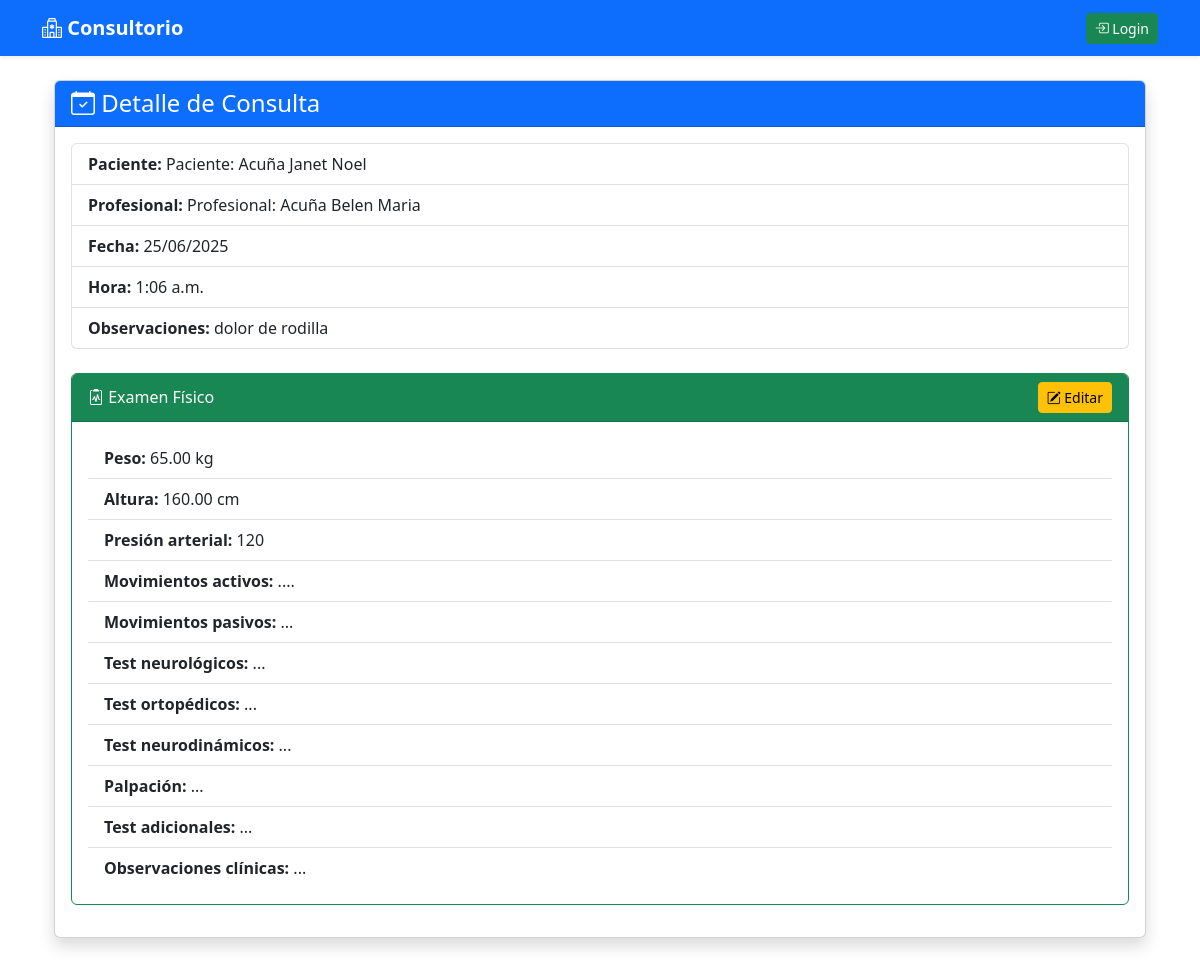
Screenshot of /detalle_consulta/1/ with the database file from the repository.
### kinesiologia/models.py (models this page shows, shortened)
class Consulta (models.Model):
    Profesional = models.ForeignKey(Profesional, on_delete=models.CASCADE)
    Paciente = models.ForeignKey(Paciente, on_delete=models.CASCADE)
    Fecha = models.DateField()
    Hora = models.TimeField()
    Observaciones = models.TextField(null=True, blank=True)

class Paciente (models.Model):
    Nombre = models.CharField(max_length=50)
    Apellido = models.CharField(max_length=50)
    Fecha_nacimiento = models.DateField()
    DNI = models.CharField(max_length=50)
    Tel = models.CharField(max_length=50)
    Email = models.EmailField()
    def __str__(self):
        return f"Paciente: {self.Apellido} {self.Nombre}"

class Profesional (models.Model):
    Nombre = models.CharField(max_length=50)
    Apellido = models.CharField(max_length=50)
    Especialidad = models.CharField(max_length=50)
    Tel = models.CharField(max_length=50)
    Email = models.EmailField()
    matricula = models.IntegerField(default=0)
    def __str__(self):
        return f"Profesional: {self.Apellido} {self.Nombre}"

class ExamenFisico(models.Model):
    consulta = models.OneToOneField(Consulta, on_delete=models.CASCADE, related_name='examen_fisico')
    peso = models.DecimalField(max_digits=5, decimal_places=2)
    altura = models.DecimalField(max_digits=5, decimal_places=2)
    presion_arterial = models.CharField(max_length=20)
    movimientos_activos = models.TextField()
    movimientos_pasivos = models.TextField()
    test_neurologicos = models.TextField()
    test_ortopedicos = models.TextField()
    test_neurodinamicos = models.TextField()
    palpacion = models.TextField()
    test_adicionales = models.TextField()
    observaciones_clinicas = models.TextField()

### kinesiologia/views.py (the view)
# urls.py: path('detalle_consulta/<int:pk>/', views.ConsultaDetailView.as_view(template_name='consulta_detail.html'), name='detalle_consulta'),
class ConsultaDetailView(DetailView):
    model = Consulta
    template_name = 'consulta_detail.html'
    context_object_name = 'consulta'
    def get_context_data(self, **kwargs):
        context = super().get_context_data(**kwargs)
        try:
            context['examen'] = self.object.examen_fisico
        except ExamenFisico.DoesNotExist:
            context['examen'] = None
        context['sesiones_paciente'] = Sesion.objects.filter(paciente=self.object.Paciente).order_by('-fecha')
        return context

### kinesiologia/templates/consulta_detail.html (shortened to what this page needs)
{% extends 'base.html' %}
{% block content %}
<div class="container">
  <div class="card shadow mb-4">
    <div class="card-header bg-primary text-white">
      <h4 class="mb-0"><i class="bi bi-calendar-check"></i> Detalle de Consulta</h4>
    </div>
    <div class="card-body">
      <ul class="list-group mb-4">
        <li class="list-group-item"><strong>Paciente:</strong> {{ consulta.Paciente }}</li>
        <li class="list-group-item"><strong>Profesional:</strong> {{ consulta.Profesional }}</li>
        <li class="list-group-item"><strong>Fecha:</strong> {{ consulta.Fecha|date:'d/m/Y' }}</li>
        <li class="list-group-item"><strong>Hora:</strong> {{ consulta.Hora }}</li>
        <li class="list-group-item"><strong>Observaciones:</strong> {{ consulta.Observaciones|default:'-' }}</li>
      </ul>
      {% if examen %}
      <div class="card border-success mb-3">
        <div class="card-header bg-success text-white d-flex justify-content-between align-items-center">
          <span><i class="bi bi-clipboard2-pulse"></i> Examen Físico</span>
          <a href="{% url 'editar_examen_fisico' examen.id %}" class="btn btn-warning btn-sm"><i class="bi bi-pencil-square"></i> Editar</a>
        </div>
        <div class="card-body">
          <ul class="list-group list-group-flush">
            <li class="list-group-item"><strong>Peso:</strong> {{ examen.peso }} kg</li>
            <li class="list-group-item"><strong>Altura:</strong> {{ examen.altura }} cm</li>
            <li class="list-group-item"><strong>Presión arterial:</strong> {{ examen.presion_arterial }}</li>
            <li class="list-group-item"><strong>Movimientos activos:</strong> {{ examen.movimientos_activos }}</li>
            <li class="list-group-item"><strong>Movimientos pasivos:</strong> {{ examen.movimientos_pasivos }}</li>
            <li class="list-group-item"><strong>Test neurológicos:</strong> {{ examen.test_neurologicos }}</li>
            <li class="list-group-item"><strong>Test ortopédicos:</strong> {{ examen.test_ortopedicos }}</li>
            <li class="list-group-item"><strong>Test neurodinámicos:</strong> {{ examen.test_neurodinamicos }}</li>
            <li class="list-group-item"><strong>Palpación:</strong> {{ examen.palpacion }}</li>
            <li class="list-group-item"><strong>Test adicionales:</strong> {{ examen.test_adicionales }}</li>
            <li class="list-group-item"><strong>Observaciones clínicas:</strong> {{ examen.observaciones_clinicas }}</li>
          </ul>
        </div>
      </div>
      {% endif %}
    </div>
  </div>
</div>
{% endblock %}

### rows the page displays
Consulta: Paciente "Paciente: Acuña Janet Noel", Profesional "Profesional: Acuña Belen Maria", Fecha "25/06/2025", Hora "1:06 a.m.", Observaciones "dolor de rodilla"
ExamenFisico: peso "65.00", altura "160.00", presion_arterial "120", movimientos_activos "....", movimientos_pasivos "...", test_neurologicos "...", test_ortopedicos "...", test_neurodinamicos "...", palpacion "...", test_adicionales "...", observaciones_clinicas "..."
